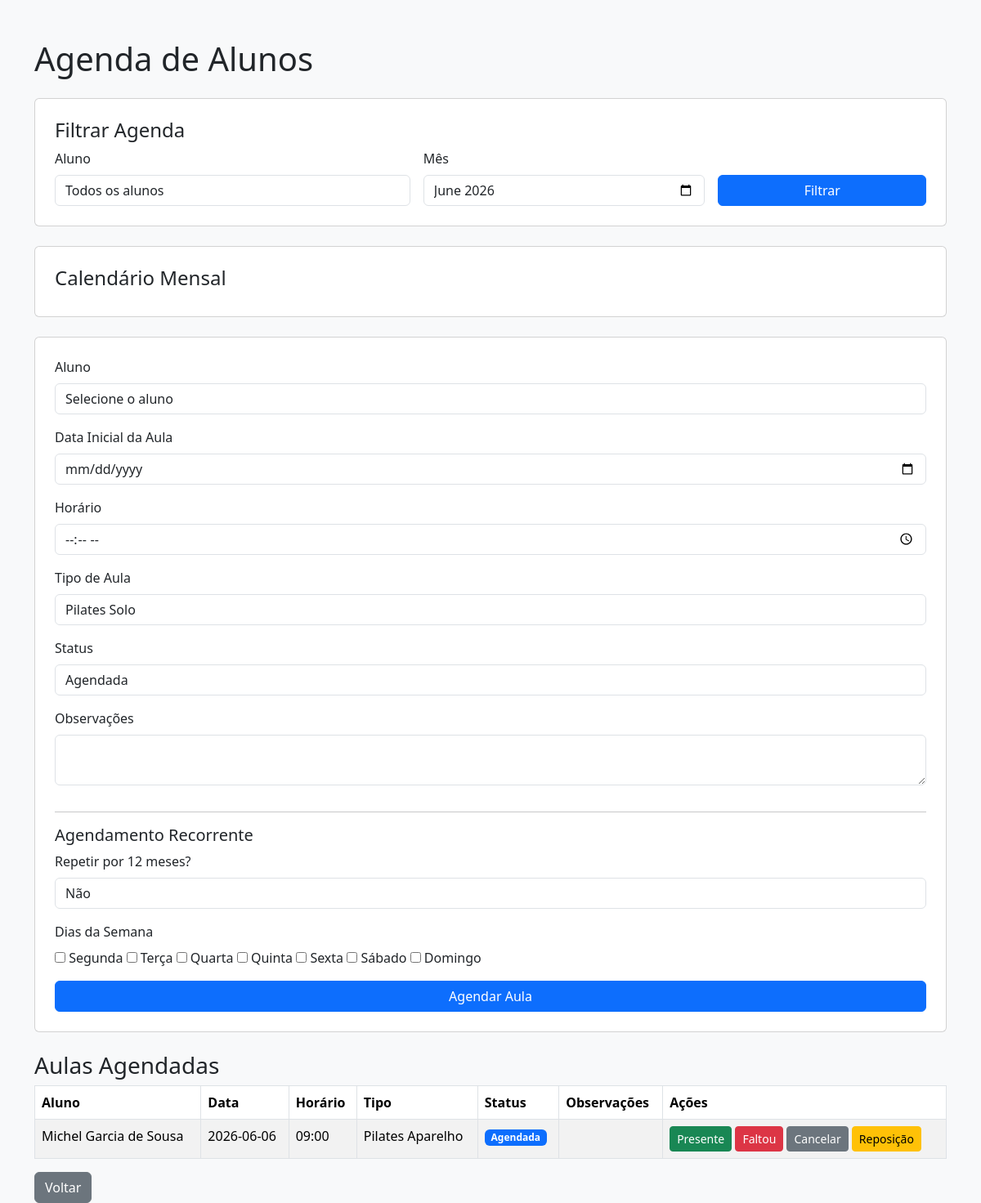
The page /agenda (signed in) on the database as committed earlier.
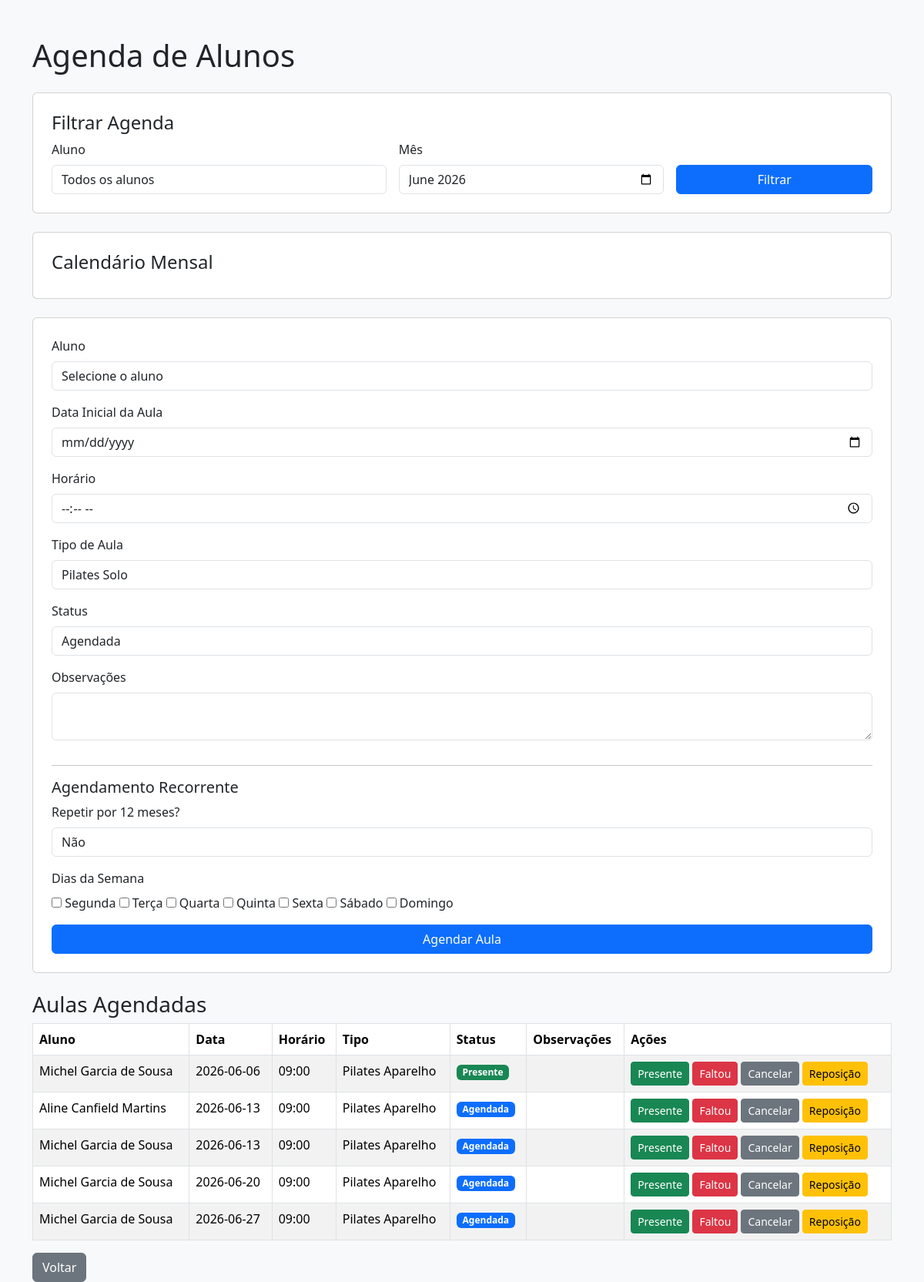
The same page on the database as committed later.
### tables this page shows
CREATE TABLE agenda(
            id INTEGER PRIMARY KEY AUTOINCREMENT,
            aluno_id INTEGER NOT NULL,
            data_aula TEXT NOT NULL, 
            horario TEXT NOT NULL,
            tipo_aula TEXT,
            status TEXT DEFAULT 'Agendada',
            observacoes TEXT,
            FOREIGN KEY (aluno_id) REFERENCES alunos(id)
        );

CREATE TABLE alunos (
                id INTEGER PRIMARY KEY AUTOINCREMENT,
                nome TEXT NOT NULL,
                endereco TEXT, 
                telefone TEXT,
                email TEXT, 
                data_nascimento TEXT,
                observacoes TEXT
            , tipo_plano TEXT, aulas_semana TEXT, dias_horarios TEXT, valor_mensal REAL, dia_vencimento INTEGER, data_inicio TEXT, assinatura TEXT);

### app.py (the view)
@app.route("/agenda")
def agenda():
    if "usuario" not in session:
        return redirect("/")
    aluno_filtro = request.args.get("aluno_id", "")
    mes_filtro = request.args.get("mes", datetime.now().strftime("%Y-%m"))
    conexao = conectar()
    cursor = conexao.cursor()
    cursor.execute("SELECT id, nome FROM alunos ORDER BY nome")
    alunos = cursor.fetchall()
    sql = """
        SELECT agenda.id, alunos.nome, agenda.data_aula, agenda.horario,
               agenda.tipo_aula, agenda.status, agenda.observacoes
        FROM agenda
        JOIN alunos ON alunos.id = agenda.aluno_id
        WHERE agenda.data_aula LIKE ?
    """
    parametros = [mes_filtro + "%"]
    if aluno_filtro:
        sql += " AND agenda.aluno_id = ?"
        parametros.append(aluno_filtro)
    sql += " ORDER BY agenda.data_aula, agenda.horario"
    cursor.execute(sql, parametros)
    aulas = cursor.fetchall()
    eventos_calendario = []
    for aula in aulas:
        eventos_calendario.append({
            "title": f"{aula[1]} - {aula[3]}",
            "start": aula[2],
            "status": aula[5]
        })
    conexao.close()
    return render_template(
        "agenda.html",
        alunos=alunos,
        aulas=aulas,
        eventos_calendario=eventos_calendario,
        aluno_filtro=aluno_filtro,
        mes_filtro=mes_filtro
    )

### app.py (called while the page is built)
def conectar():
    return sqlite3.connect("banco.db")

### templates/agenda.html (shortened to what this page needs)
<!DOCTYPE html>
<html lang="pt-br">
<head>
    <link href="https://cdn.jsdelivr.net/npm/bootstrap@5.3.3/dist/css/bootstrap.min.css" rel="stylesheet">
</head>
<body class="bg-light">
<div class="container mt-5">
    <h1 class="mb-4">Agenda de Alunos</h1>
    <div class="card p-4 mb-4">
        <h4>Filtrar Agenda</h4>
        <form method="GET" action="/agenda" class="row g-3">
            <div class="col-md-5">
                <label class="form-label">Aluno</label>
                <select name="aluno_id" class="form-control">
                    <option value="">Todos os alunos</option>
                </select>
            </div>
            <div class="col-md-4">
                <label class="form-label">Mês</label>
                <input type="month" name="mes" class="form-control" value="{{ mes_filtro }}">
            </div>
            <div class="col-md-3 d-flex align-items-end">
                <button type="submit" class="btn btn-primary w-100">Filtrar</button>
            </div>
        </form>
    </div>
    <div class="card p-4 mb-4">
        <h4>Calendário Mensal</h4>
    </div>
    <form action="/cadastrar_aula" method="POST" class="card p-4 mb-4">
        <div class="mb-3">
            <label class="form-label">Aluno</label>
            <select name="aluno_id" class="form-control" required>
                <option value="">Selecione o aluno</option>
            </select>
        </div>
        <div class="mb-3">
            <label class="form-label">Data Inicial da Aula</label>
            <input type="date" name="data_aula" class="form-control" required>
        </div>
        <div class="mb-3">
            <label class="form-label">Horário</label>
            <input type="time" name="horario" class="form-control" required>
        </div>
        <div class="mb-3">
            <label class="form-label">Tipo de Aula</label>
            <select name="tipo_aula" class="form-control">
                <option value="Pilates Solo">Pilates Solo</option>
            </select>
        </div>
        <div class="mb-3">
            <label class="form-label">Status</label>
            <select name="status" class="form-control">
                <option value="Agendada">Agendada</option>
            </select>
        </div>
        <div class="mb-3">
            <label class="form-label">Observações</label>
            <textarea name="observacoes" class="form-control"></textarea>
        </div>
        <hr>
        <h5>Agendamento Recorrente</h5>
        <div class="mb-3">
            <label class="form-label">Repetir por 12 meses?</label>
            <select name="recorrente" class="form-control">
                <option value="nao">Não</option>
            </select>
        </div>
        <div class="mb-3">
            <label class="form-label">Dias da Semana</label><br>
            <input type="checkbox" name="dias_semana" value="0"> Segunda
            <input type="checkbox" name="dias_semana" value="1"> Terça
            <input type="checkbox" name="dias_semana" value="2"> Quarta
            <input type="checkbox" name="dias_semana" value="3"> Quinta
            <input type="checkbox" name="dias_semana" value="4"> Sexta
            <input type="checkbox" name="dias_semana" value="5"> Sábado
            <input type="checkbox" name="dias_semana" value="6"> Domingo
        </div>
        <button type="submit" class="btn btn-primary">Agendar Aula</button>
    </form>
    <h3>Aulas Agendadas</h3>
    <div class="table-responsive">
        <table class="table table-bordered table-striped bg-white">
            <thead>
                <tr>
                    <th>Aluno</th>
                    <th>Data</th>
                    <th>Horário</th>
                    <th>Tipo</th>
                    <th>Status</th>
                    <th>Observações</th>
                    <th>Ações</th>
                </tr>
            </thead>
            <tbody>
                {% for aula in aulas %}
                <tr>
                    <td>{{ aula[1] }}</td>
                    <td>{{ aula[2] }}</td>
                    <td>{{ aula[3] }}</td>
                    <td>{{ aula[4] }}</td>
                    <td>
                        {% if aula[5] == "Presente" %}
                            <span class="badge bg-success">Presente</span>
                        {% elif aula[5] == "Faltou" %}
                            <span class="badge bg-danger">Faltou</span>
                        {% elif aula[5] == "Cancelada" %}
                            <span class="badge bg-secondary">Cancelada</span>
                        {% elif aula[5] == "Reposição" %}
                            <span class="badge bg-warning text-dark">Reposição</span>
                        {% else %}
                            <span class="badge bg-primary">Agendada</span>
                        {% endif %}
                    </td>
                    <td>{{ aula[6] }}</td>
                    <td>
                        <a href="/atualizar_presenca/{{ aula[0] }}/Presente" class="btn btn-success btn-sm">Presente</a>
                        <a href="/atualizar_presenca/{{ aula[0] }}/Faltou" class="btn btn-danger btn-sm">Faltou</a>
                        <a href="/atualizar_presenca/{{ aula[0] }}/Cancelada" class="btn btn-secondary btn-sm">Cancelar</a>
                        <a href="/atualizar_presenca/{{ aula[0] }}/Reposição" class="btn btn-warning btn-sm">Reposição</a>
                    </td>
                </tr>
                {% endfor %}
            </tbody>
        </table>
    </div>
    <a href="/dashboard" class="btn btn-secondary">Voltar</a>
</div>
</body>
</html>

Rows that differ between the two databases and show on the page:
changed agenda (number 1 of 5 on the later page): status "Agendada" → "Presente"
added agenda: nome "Aline Canfield Martins", data_aula "2026-06-13", horario "09:00", tipo_aula "Pilates Aparelho", status "Agendada"
added agenda: nome "Michel Garcia de Sousa", data_aula "2026-06-13", horario "09:00", tipo_aula "Pilates Aparelho", status "Agendada"
added agenda: nome "Michel Garcia de Sousa", data_aula "2026-06-20", horario "09:00", tipo_aula "Pilates Aparelho", status "Agendada"
added agenda: nome "Michel Garcia de Sousa", data_aula "2026-06-27", horario "09:00", tipo_aula "Pilates Aparelho", status "Agendada"
